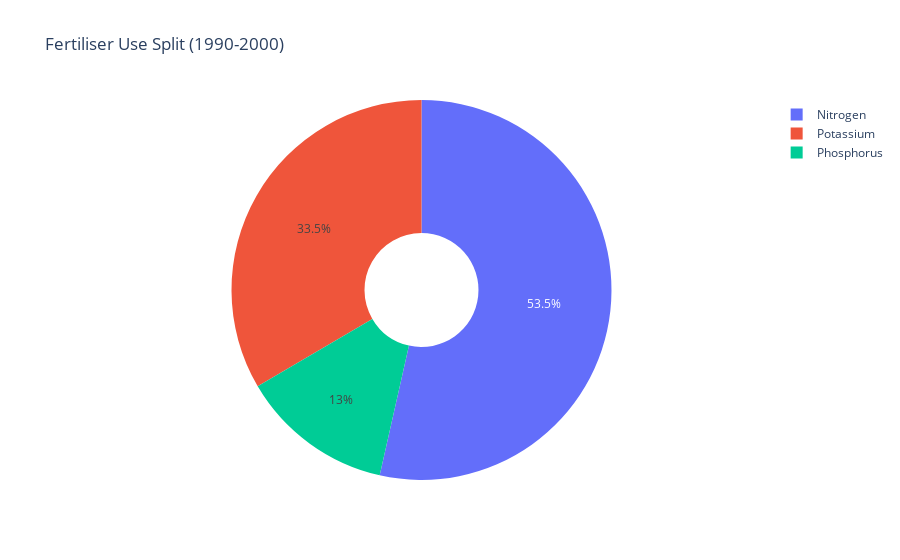
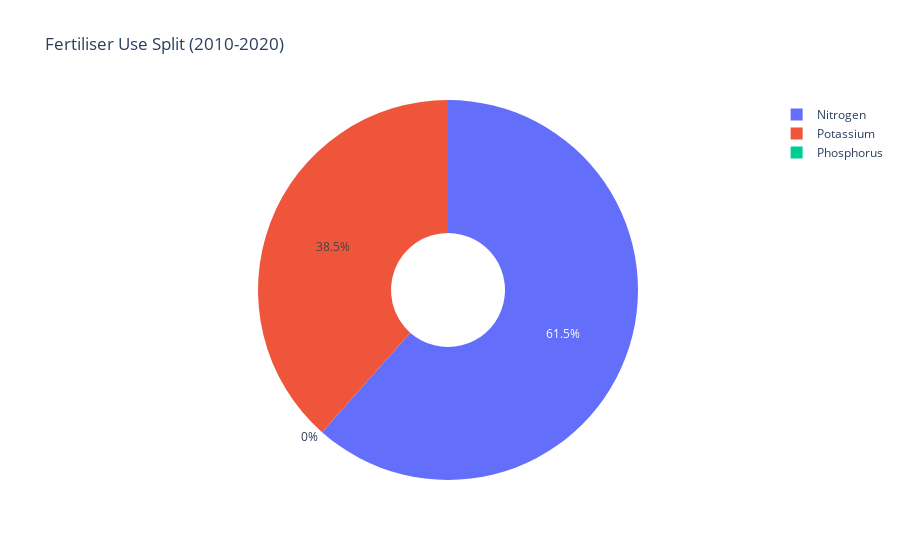

The code cell stored with these charts, in order, in its notebook:
### Code cell
### KEEP 
#Feriliser use over the two time periods
#Description: You can see that from the first to second time periods, fertiliser use has changed. Phosphorus is no longer applied as existing phosphorus in the soil is sufficient. We discuss the impacts of this on grain yield, insect abundance, and other factors below. 

# Calculate mean fertiliser use for each period
fert_90s = summary_df.loc[(summary_df.index >= 1990) & (summary_df.index <= 2000)][['total_fertilizer_n_amount', 'p_amount', 'k_amount']].mean()
fert_10s = summary_df.loc[(summary_df.index >= 2010) & (summary_df.index <= 2020)][['total_fertilizer_n_amount', 'p_amount', 'k_amount']].mean()

# 1990-2000 Pie Chart
fig_90s_pie = go.Figure(data=[go.Pie(
    labels=['Nitrogen', 'Phosphorus', 'Potassium'],
    values=[fert_90s['total_fertilizer_n_amount'], fert_90s['p_amount'], fert_90s['k_amount']],
    hole=0.3
)])
fig_90s_pie.update_layout(title='Fertiliser Use Split (1990-2000)')
fig_90s_pie.show()

# 2010-2020 Pie Chart
fig_10s_pie = go.Figure(data=[go.Pie(
    labels=['Nitrogen', 'Phosphorus', 'Potassium'],
    values=[fert_10s['total_fertilizer_n_amount'], fert_10s['p_amount'], fert_10s['k_amount']],
    hole=0.3
)])
fig_10s_pie.update_layout(title='Fertiliser Use Split (2010-2020)')
fig_10s_pie.show()

### Figure 1 — Plotly figure (JSON) as saved in the notebook; plotly's stock layout.template omitted (floating-point values rounded to 4 significant figures)
{"data": [{"hole": 0.3, "labels": ["Nitrogen", "Phosphorus", "Potassium"], "type": "pie", "values": [144, 35, 90]}], "layout": {"title": {"text": "Fertiliser Use Split (1990-2000)"}}}

### Figure 2 — Plotly figure (JSON) as saved in the notebook; plotly's stock layout.template omitted (floating-point values rounded to 4 significant figures)
{"data": [{"hole": 0.3, "labels": ["Nitrogen", "Phosphorus", "Potassium"], "type": "pie", "values": [144, 0, 90]}], "layout": {"title": {"text": "Fertiliser Use Split (2010-2020)"}}}
